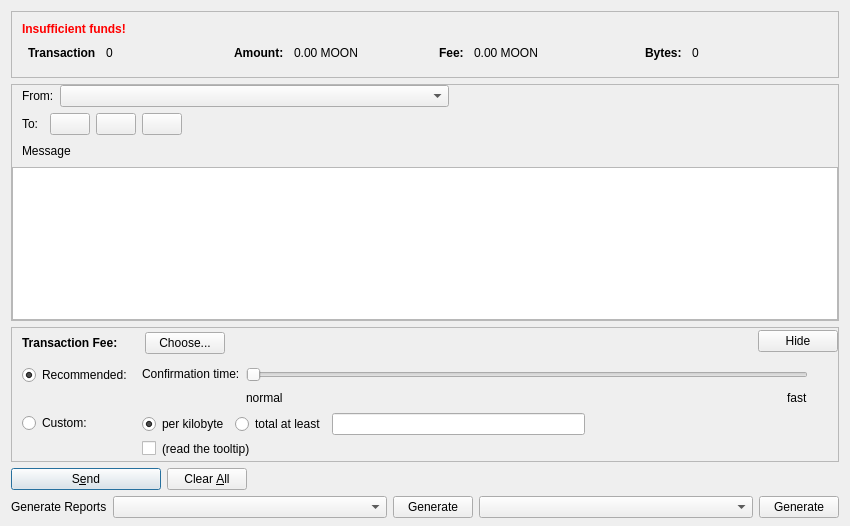
<?xml version="1.0" encoding="UTF-8"?>
<ui version="4.0">
 <class>MoonWordDialog</class>
 <widget class="QDialog" name="MoonWordDialog">
  <property name="geometry">
   <rect>
    <x>0</x>
    <y>0</y>
    <width>850</width>
    <height>526</height>
   </rect>
  </property>
  <property name="windowTitle">
   <string>Send Coins</string>
  </property>
  <layout class="QVBoxLayout" name="verticalLayout" stretch="0,1,0,0,0">
   <property name="bottomMargin">
    <number>8</number>
   </property>
   <item>
    <widget class="QFrame" name="frameCoinControl">
     <property name="sizePolicy">
      <sizepolicy hsizetype="Expanding" vsizetype="Expanding">
       <horstretch>0</horstretch>
       <verstretch>0</verstretch>
      </sizepolicy>
     </property>
     <property name="maximumSize">
      <size>
       <width>16777215</width>
       <height>16777215</height>
      </size>
     </property>
     <property name="frameShape">
      <enum>QFrame::StyledPanel</enum>
     </property>
     <property name="frameShadow">
      <enum>QFrame::Sunken</enum>
     </property>
     <layout class="QVBoxLayout" name="verticalLayoutCoinControl2">
      <property name="spacing">
       <number>0</number>
      </property>
      <property name="leftMargin">
       <number>0</number>
      </property>
      <property name="topMargin">
       <number>0</number>
      </property>
      <property name="rightMargin">
       <number>0</number>
      </property>
      <property name="bottomMargin">
       <number>6</number>
      </property>
      <item>
       <layout class="QVBoxLayout" name="verticalLayoutCoinControl" stretch="0,0,1">
        <property name="spacing">
         <number>0</number>
        </property>
        <property name="leftMargin">
         <number>10</number>
        </property>
        <property name="topMargin">
         <number>10</number>
        </property>
        <item>
         <layout class="QHBoxLayout" name="horizontalLayoutCoinControl2" stretch="0,0">
          <property name="spacing">
           <number>8</number>
          </property>
          <property name="bottomMargin">
           <number>10</number>
          </property>
          <item>
           <widget class="QLabel" name="labelsuffFunds">
            <property name="enabled">
             <bool>true</bool>
            </property>
            <property name="font">
             <font>
              <weight>75</weight>
              <bold>true</bold>
             </font>
            </property>
            <property name="styleSheet">
             <string notr="true">color:red;font-weight:bold;</string>
            </property>
            <property name="text">
             <string>Insufficient funds!</string>
            </property>
            <property name="margin">
             <number>5</number>
            </property>
           </widget>
          </item>
          <item>
           <spacer name="horizontalSpacerCoinControl">
            <property name="orientation">
             <enum>Qt::Horizontal</enum>
            </property>
            <property name="sizeHint" stdset="0">
             <size>
              <width>40</width>
              <height>1</height>
             </size>
            </property>
           </spacer>
          </item>
         </layout>
        </item>
        <item>
         <widget class="QWidget" name="widgetCoinControl" native="true">
          <property name="sizePolicy">
           <sizepolicy hsizetype="Preferred" vsizetype="Preferred">
            <horstretch>0</horstretch>
            <verstretch>0</verstretch>
           </sizepolicy>
          </property>
          <property name="minimumSize">
           <size>
            <width>0</width>
            <height>0</height>
           </size>
          </property>
          <property name="styleSheet">
           <string notr="true"/>
          </property>
          <layout class="QHBoxLayout" name="horizontalLayoutCoinControl5">
           <property name="leftMargin">
            <number>0</number>
           </property>
           <property name="topMargin">
            <number>0</number>
           </property>
           <property name="rightMargin">
            <number>0</number>
           </property>
           <property name="bottomMargin">
            <number>0</number>
           </property>
           <item>
            <layout class="QHBoxLayout" name="horizontalLayoutCoinControl3" stretch="0,0,0,0">
             <property name="spacing">
              <number>6</number>
             </property>
             <property name="topMargin">
              <number>0</number>
             </property>
             <property name="bottomMargin">
              <number>10</number>
             </property>
             <item>
              <layout class="QFormLayout" name="formLayoutCoinControl1">
               <property name="horizontalSpacing">
                <number>10</number>
               </property>
               <property name="verticalSpacing">
                <number>10</number>
               </property>
               <property name="leftMargin">
                <number>6</number>
               </property>
               <property name="topMargin">
                <number>0</number>
               </property>
               <property name="rightMargin">
                <number>6</number>
               </property>
               <item row="0" column="0">
                <widget class="QLabel" name="labelCoinControlQuantityText">
                 <property name="font">
                  <font>
                   <weight>75</weight>
                   <bold>true</bold>
                  </font>
                 </property>
                 <property name="text">
                  <string>Transaction</string>
                 </property>
                 <property name="margin">
                  <number>0</number>
                 </property>
                </widget>
               </item>
               <item row="0" column="1">
                <widget class="QLabel" name="labelTransactionCount">
                 <property name="cursor">
                  <cursorShape>IBeamCursor</cursorShape>
                 </property>
                 <property name="contextMenuPolicy">
                  <enum>Qt::ActionsContextMenu</enum>
                 </property>
                 <property name="text">
                  <string notr="true">0</string>
                 </property>
                 <property name="margin">
                  <number>0</number>
                 </property>
                 <property name="textInteractionFlags">
                  <set>Qt::LinksAccessibleByMouse|Qt::TextSelectableByKeyboard|Qt::TextSelectableByMouse</set>
                 </property>
                </widget>
               </item>
              </layout>
             </item>
             <item>
              <layout class="QFormLayout" name="formLayoutCoinControl2">
               <property name="horizontalSpacing">
                <number>10</number>
               </property>
               <property name="verticalSpacing">
                <number>10</number>
               </property>
               <property name="leftMargin">
                <number>6</number>
               </property>
               <property name="topMargin">
                <number>0</number>
               </property>
               <property name="rightMargin">
                <number>6</number>
               </property>
               <item row="0" column="0">
                <widget class="QLabel" name="labelCoinControlAmountText">
                 <property name="font">
                  <font>
                   <weight>75</weight>
                   <bold>true</bold>
                  </font>
                 </property>
                 <property name="text">
                  <string>Amount:</string>
                 </property>
                 <property name="margin">
                  <number>0</number>
                 </property>
                </widget>
               </item>
               <item row="0" column="1">
                <widget class="QLabel" name="labelAmount">
                 <property name="cursor">
                  <cursorShape>IBeamCursor</cursorShape>
                 </property>
                 <property name="contextMenuPolicy">
                  <enum>Qt::ActionsContextMenu</enum>
                 </property>
                 <property name="text">
                  <string notr="true">0.00 MOON</string>
                 </property>
                 <property name="textInteractionFlags">
                  <set>Qt::LinksAccessibleByMouse|Qt::TextSelectableByKeyboard|Qt::TextSelectableByMouse</set>
                 </property>
                </widget>
               </item>
              </layout>
             </item>
             <item>
              <layout class="QFormLayout" name="formLayoutCoinControl3">
               <property name="horizontalSpacing">
                <number>10</number>
               </property>
               <property name="verticalSpacing">
                <number>10</number>
               </property>
               <property name="leftMargin">
                <number>6</number>
               </property>
               <property name="topMargin">
                <number>0</number>
               </property>
               <property name="rightMargin">
                <number>6</number>
               </property>
               <item row="0" column="0">
                <widget class="QLabel" name="labelCoinControlFeeText">
                 <property name="font">
                  <font>
                   <weight>75</weight>
                   <bold>true</bold>
                  </font>
                 </property>
                 <property name="text">
                  <string>Fee:</string>
                 </property>
                 <property name="margin">
                  <number>0</number>
                 </property>
                </widget>
               </item>
               <item row="0" column="1">
                <widget class="QLabel" name="labelFee">
                 <property name="cursor">
                  <cursorShape>IBeamCursor</cursorShape>
                 </property>
                 <property name="contextMenuPolicy">
                  <enum>Qt::ActionsContextMenu</enum>
                 </property>
                 <property name="text">
                  <string notr="true">0.00 MOON</string>
                 </property>
                 <property name="textInteractionFlags">
                  <set>Qt::LinksAccessibleByMouse|Qt::TextSelectableByKeyboard|Qt::TextSelectableByMouse</set>
                 </property>
                </widget>
               </item>
              </layout>
             </item>
             <item>
              <layout class="QFormLayout" name="formLayoutCoinControl4">
               <property name="horizontalSpacing">
                <number>10</number>
               </property>
               <property name="verticalSpacing">
                <number>10</number>
               </property>
               <property name="leftMargin">
                <number>6</number>
               </property>
               <property name="topMargin">
                <number>0</number>
               </property>
               <property name="rightMargin">
                <number>6</number>
               </property>
               <item row="0" column="0">
                <widget class="QLabel" name="labelBytesText">
                 <property name="font">
                  <font>
                   <weight>75</weight>
                   <bold>true</bold>
                  </font>
                 </property>
                 <property name="text">
                  <string>Bytes:</string>
                 </property>
                </widget>
               </item>
               <item row="0" column="1">
                <widget class="QLabel" name="labelBytes">
                 <property name="cursor">
                  <cursorShape>IBeamCursor</cursorShape>
                 </property>
                 <property name="contextMenuPolicy">
                  <enum>Qt::ActionsContextMenu</enum>
                 </property>
                 <property name="text">
                  <string notr="true">0</string>
                 </property>
                 <property name="textInteractionFlags">
                  <set>Qt::LinksAccessibleByMouse|Qt::TextSelectableByKeyboard|Qt::TextSelectableByMouse</set>
                 </property>
                </widget>
               </item>
              </layout>
             </item>
            </layout>
           </item>
          </layout>
         </widget>
        </item>
        <item>
         <spacer name="verticalSpacerCoinControl">
          <property name="orientation">
           <enum>Qt::Vertical</enum>
          </property>
          <property name="sizeHint" stdset="0">
           <size>
            <width>800</width>
            <height>1</height>
           </size>
          </property>
         </spacer>
        </item>
       </layout>
      </item>
     </layout>
    </widget>
   </item>
   <item>
    <widget class="QScrollArea" name="scrollArea">
     <property name="widgetResizable">
      <bool>true</bool>
     </property>
     <widget class="QWidget" name="scrollAreaWidgetContents">
      <property name="geometry">
       <rect>
        <x>0</x>
        <y>0</y>
        <width>816</width>
        <height>168</height>
       </rect>
      </property>
      <layout class="QVBoxLayout" name="verticalLayout_2" stretch="0">
       <property name="leftMargin">
        <number>0</number>
       </property>
       <property name="topMargin">
        <number>0</number>
       </property>
       <property name="rightMargin">
        <number>0</number>
       </property>
       <property name="bottomMargin">
        <number>0</number>
       </property>
       <item>
        <layout class="QVBoxLayout" name="verticalLayout_4">
         <item>
          <layout class="QHBoxLayout" name="horizontalLayout_4">
           <item>
            <spacer name="horizontalSpacer_10">
             <property name="orientation">
              <enum>Qt::Horizontal</enum>
             </property>
             <property name="sizeType">
              <enum>QSizePolicy::Fixed</enum>
             </property>
             <property name="sizeHint" stdset="0">
              <size>
               <width>10</width>
               <height>20</height>
              </size>
             </property>
            </spacer>
           </item>
           <item>
            <widget class="QLabel" name="label_3">
             <property name="text">
              <string>From:</string>
             </property>
            </widget>
           </item>
           <item>
            <widget class="QComboBox" name="cB_from">
             <property name="sizePolicy">
              <sizepolicy hsizetype="Expanding" vsizetype="Fixed">
               <horstretch>0</horstretch>
               <verstretch>0</verstretch>
              </sizepolicy>
             </property>
            </widget>
           </item>
           <item>
            <spacer name="horizontalSpacer_8">
             <property name="orientation">
              <enum>Qt::Horizontal</enum>
             </property>
             <property name="sizeHint" stdset="0">
              <size>
               <width>40</width>
               <height>20</height>
              </size>
             </property>
            </spacer>
           </item>
          </layout>
         </item>
         <item>
          <layout class="QHBoxLayout" name="horizontalLayout_5">
           <item>
            <spacer name="horizontalSpacer_11">
             <property name="orientation">
              <enum>Qt::Horizontal</enum>
             </property>
             <property name="sizeType">
              <enum>QSizePolicy::Fixed</enum>
             </property>
             <property name="sizeHint" stdset="0">
              <size>
               <width>10</width>
               <height>20</height>
              </size>
             </property>
            </spacer>
           </item>
           <item>
            <widget class="QLabel" name="label_4">
             <property name="text">
              <string>To:</string>
             </property>
            </widget>
           </item>
           <item>
            <widget class="QValidatedLineEdit" name="payTo" native="true"/>
           </item>
           <item>
            <widget class="QPushButton" name="addressBookButton">
             <property name="text">
              <string/>
             </property>
            </widget>
           </item>
           <item>
            <widget class="QPushButton" name="pasteButton">
             <property name="text">
              <string/>
             </property>
            </widget>
           </item>
           <item>
            <widget class="QPushButton" name="deleteButton">
             <property name="text">
              <string/>
             </property>
            </widget>
           </item>
           <item>
            <spacer name="horizontalSpacer_9">
             <property name="orientation">
              <enum>Qt::Horizontal</enum>
             </property>
             <property name="sizeHint" stdset="0">
              <size>
               <width>40</width>
               <height>20</height>
              </size>
             </property>
            </spacer>
           </item>
          </layout>
         </item>
         <item>
          <layout class="QHBoxLayout" name="horizontalLayout_6">
           <item>
            <spacer name="horizontalSpacer_12">
             <property name="orientation">
              <enum>Qt::Horizontal</enum>
             </property>
             <property name="sizeType">
              <enum>QSizePolicy::Fixed</enum>
             </property>
             <property name="sizeHint" stdset="0">
              <size>
               <width>10</width>
               <height>20</height>
              </size>
             </property>
            </spacer>
           </item>
           <item>
            <widget class="QLabel" name="label_5">
             <property name="text">
              <string>Message</string>
             </property>
            </widget>
           </item>
          </layout>
         </item>
         <item>
          <layout class="QHBoxLayout" name="horizontalLayout_7">
           <item>
            <widget class="QPlainTextEdit" name="textEdit_message"/>
           </item>
          </layout>
         </item>
        </layout>
       </item>
      </layout>
     </widget>
    </widget>
   </item>
   <item>
    <widget class="QFrame" name="frameFee">
     <property name="sizePolicy">
      <sizepolicy hsizetype="Expanding" vsizetype="Expanding">
       <horstretch>0</horstretch>
       <verstretch>0</verstretch>
      </sizepolicy>
     </property>
     <property name="maximumSize">
      <size>
       <width>16777215</width>
       <height>16777215</height>
      </size>
     </property>
     <property name="frameShape">
      <enum>QFrame::StyledPanel</enum>
     </property>
     <property name="frameShadow">
      <enum>QFrame::Sunken</enum>
     </property>
     <layout class="QVBoxLayout" name="verticalLayoutFee1">
      <property name="spacing">
       <number>0</number>
      </property>
      <property name="leftMargin">
       <number>0</number>
      </property>
      <property name="topMargin">
       <number>0</number>
      </property>
      <property name="rightMargin">
       <number>0</number>
      </property>
      <property name="bottomMargin">
       <number>0</number>
      </property>
      <item>
       <layout class="QVBoxLayout" name="verticalLayoutFee2" stretch="0,0,0">
        <property name="spacing">
         <number>0</number>
        </property>
        <property name="leftMargin">
         <number>10</number>
        </property>
        <property name="topMargin">
         <number>0</number>
        </property>
        <item>
         <layout class="QHBoxLayout" name="horizontalLayoutFee1">
          <property name="bottomMargin">
           <number>0</number>
          </property>
          <item>
           <layout class="QVBoxLayout" name="verticalLayoutFee7">
            <property name="spacing">
             <number>0</number>
            </property>
            <item>
             <spacer name="verticalSpacerSmartFee">
              <property name="orientation">
               <enum>Qt::Vertical</enum>
              </property>
              <property name="sizeType">
               <enum>QSizePolicy::Fixed</enum>
              </property>
              <property name="sizeHint" stdset="0">
               <size>
                <width>1</width>
                <height>4</height>
               </size>
              </property>
             </spacer>
            </item>
            <item>
             <layout class="QHBoxLayout" name="horizontalLayoutSmartFee">
              <property name="spacing">
               <number>10</number>
              </property>
              <item>
               <widget class="QLabel" name="labelFeeHeadline">
                <property name="sizePolicy">
                 <sizepolicy hsizetype="Preferred" vsizetype="Maximum">
                  <horstretch>0</horstretch>
                  <verstretch>0</verstretch>
                 </sizepolicy>
                </property>
                <property name="font">
                 <font>
                  <weight>75</weight>
                  <bold>true</bold>
                 </font>
                </property>
                <property name="styleSheet">
                 <string notr="true">font-weight:bold;</string>
                </property>
                <property name="text">
                 <string>Transaction Fee:</string>
                </property>
               </widget>
              </item>
              <item>
               <widget class="QLabel" name="labelFeeMinimized">
                <property name="text">
                 <string/>
                </property>
               </widget>
              </item>
              <item>
               <widget class="QPushButton" name="buttonChooseFee">
                <property name="text">
                 <string>Choose...</string>
                </property>
               </widget>
              </item>
             </layout>
            </item>
            <item>
             <spacer name="verticalSpacer_5">
              <property name="orientation">
               <enum>Qt::Vertical</enum>
              </property>
              <property name="sizeHint" stdset="0">
               <size>
                <width>1</width>
                <height>1</height>
               </size>
              </property>
             </spacer>
            </item>
           </layout>
          </item>
          <item>
           <spacer name="horizontalSpacer_4">
            <property name="orientation">
             <enum>Qt::Horizontal</enum>
            </property>
            <property name="sizeHint" stdset="0">
             <size>
              <width>40</width>
              <height>20</height>
             </size>
            </property>
           </spacer>
          </item>
          <item>
           <widget class="QPushButton" name="buttonMinimizeFee">
            <property name="toolTip">
             <string>collapse fee-settings</string>
            </property>
            <property name="text">
             <string>Hide</string>
            </property>
           </widget>
          </item>
         </layout>
        </item>
        <item>
         <widget class="QFrame" name="frameFeeSelection">
          <layout class="QVBoxLayout" name="verticalLayoutFee12">
           <property name="spacing">
            <number>0</number>
           </property>
           <property name="leftMargin">
            <number>0</number>
           </property>
           <property name="topMargin">
            <number>0</number>
           </property>
           <property name="rightMargin">
            <number>0</number>
           </property>
           <property name="bottomMargin">
            <number>0</number>
           </property>
           <item>
            <layout class="QGridLayout" name="gridLayoutFee">
             <property name="topMargin">
              <number>10</number>
             </property>
             <property name="bottomMargin">
              <number>4</number>
             </property>
             <property name="horizontalSpacing">
              <number>10</number>
             </property>
             <property name="verticalSpacing">
              <number>4</number>
             </property>
             <item row="1" column="1">
              <layout class="QVBoxLayout" name="verticalLayoutFee8">
               <property name="spacing">
                <number>6</number>
               </property>
               <item>
                <layout class="QHBoxLayout" name="horizontalLayoutFee13">
                 <item>
                  <widget class="QRadioButton" name="radioCustomPerKilobyte">
                   <property name="toolTip">
                    <string>If the custom fee is set to 1000 satoshis and the transaction is only 250 bytes, then &quot;per kilobyte&quot; only pays 250 satoshis in fee, while &quot;total at least&quot; pays 1000 satoshis. For transactions bigger than a kilobyte both pay by kilobyte.</string>
                   </property>
                   <property name="text">
                    <string>per kilobyte</string>
                   </property>
                   <property name="checked">
                    <bool>true</bool>
                   </property>
                   <attribute name="buttonGroup">
                    <string notr="true">groupCustomFee</string>
                   </attribute>
                  </widget>
                 </item>
                 <item>
                  <widget class="QRadioButton" name="radioCustomAtLeast">
                   <property name="toolTip">
                    <string>If the custom fee is set to 1000 satoshis and the transaction is only 250 bytes, then &quot;per kilobyte&quot; only pays 250 satoshis in fee, while &quot;total at least&quot; pays 1000 satoshis. For transactions bigger than a kilobyte both pay by kilobyte.</string>
                   </property>
                   <property name="text">
                    <string>total at least</string>
                   </property>
                   <attribute name="buttonGroup">
                    <string notr="true">groupCustomFee</string>
                   </attribute>
                  </widget>
                 </item>
                 <item>
                  <widget class="BitcoinAmountField" name="customFee"/>
                 </item>
                 <item>
                  <spacer name="horizontalSpacer_6">
                   <property name="orientation">
                    <enum>Qt::Horizontal</enum>
                   </property>
                   <property name="sizeHint" stdset="0">
                    <size>
                     <width>1</width>
                     <height>1</height>
                    </size>
                   </property>
                  </spacer>
                 </item>
                </layout>
               </item>
               <item>
                <layout class="QHBoxLayout" name="horizontalLayoutFee8">
                 <item>
                  <widget class="QCheckBox" name="checkBoxMinimumFee">
                   <property name="toolTip">
                    <string>Paying only the minimum fee is just fine as long as there is less transaction volume than space in the blocks. But be aware that this can end up in a never confirming transaction once there is more demand for mooncoin transactions than the network can process.</string>
                   </property>
                   <property name="text">
                    <string/>
                   </property>
                  </widget>
                 </item>
                 <item>
                  <widget class="QLabel" name="labelMinFeeWarning">
                   <property name="enabled">
                    <bool>true</bool>
                   </property>
                   <property name="toolTip">
                    <string>Paying only the minimum fee is just fine as long as there is less transaction volume than space in the blocks. But be aware that this can end up in a never confirming transaction once there is more demand for mooncoin transactions than the network can process.</string>
                   </property>
                   <property name="text">
                    <string>(read the tooltip)</string>
                   </property>
                   <property name="margin">
                    <number>5</number>
                   </property>
                  </widget>
                 </item>
                 <item>
                  <spacer name="horizontalSpacer_2">
                   <property name="orientation">
                    <enum>Qt::Horizontal</enum>
                   </property>
                   <property name="sizeHint" stdset="0">
                    <size>
                     <width>1</width>
                     <height>1</height>
                    </size>
                   </property>
                  </spacer>
                 </item>
                </layout>
               </item>
              </layout>
             </item>
             <item row="0" column="0">
              <layout class="QVBoxLayout" name="verticalLayoutFee4" stretch="0,1">
               <item>
                <widget class="QRadioButton" name="radioSmartFee">
                 <property name="text">
                  <string>Recommended:</string>
                 </property>
                 <property name="checked">
                  <bool>true</bool>
                 </property>
                 <attribute name="buttonGroup">
                  <string notr="true">groupFee</string>
                 </attribute>
                </widget>
               </item>
               <item>
                <spacer name="verticalSpacer_2">
                 <property name="orientation">
                  <enum>Qt::Vertical</enum>
                 </property>
                 <property name="sizeHint" stdset="0">
                  <size>
                   <width>1</width>
                   <height>1</height>
                  </size>
                 </property>
                </spacer>
               </item>
              </layout>
             </item>
             <item row="1" column="0">
              <layout class="QVBoxLayout" name="verticalLayoutFee9" stretch="0,1">
               <item>
                <widget class="QRadioButton" name="radioCustomFee">
                 <property name="text">
                  <string>Custom:</string>
                 </property>
                 <attribute name="buttonGroup">
                  <string notr="true">groupFee</string>
                 </attribute>
                </widget>
               </item>
               <item>
                <spacer name="verticalSpacer_6">
                 <property name="orientation">
                  <enum>Qt::Vertical</enum>
                 </property>
                 <property name="sizeHint" stdset="0">
                  <size>
                   <width>1</width>
                   <height>1</height>
                  </size>
                 </property>
                </spacer>
               </item>
              </layout>
             </item>
             <item row="0" column="1">
              <layout class="QVBoxLayout" name="verticalLayoutFee3" stretch="0,1">
               <property name="spacing">
                <number>6</number>
               </property>
               <property name="topMargin">
                <number>2</number>
               </property>
               <item>
                <layout class="QHBoxLayout" name="horizontalLayoutFee9">
                 <item>
                  <layout class="QVBoxLayout" name="verticalLayoutFee6">
                   <item>
                    <widget class="QLabel" name="labelSmartFee3">
                     <property name="text">
                      <string>Confirmation time:</string>
                     </property>
                     <property name="margin">
                      <number>2</number>
                     </property>
                    </widget>
                   </item>
                   <item>
                    <spacer name="verticalSpacer_3">
                     <property name="orientation">
                      <enum>Qt::Vertical</enum>
                     </property>
                     <property name="sizeHint" stdset="0">
                      <size>
                       <width>1</width>
                       <height>1</height>
                      </size>
                     </property>
                    </spacer>
                   </item>
                  </layout>
                 </item>
                 <item>
                  <layout class="QVBoxLayout" name="verticalLayoutFee5">
                   <property name="rightMargin">
                    <number>30</number>
                   </property>
                   <item>
                    <widget class="QSlider" name="sliderSmartFee">
                     <property name="minimum">
                      <number>0</number>
                     </property>
                     <property name="maximum">
                      <number>24</number>
                     </property>
                     <property name="pageStep">
                      <number>1</number>
                     </property>
                     <property name="value">
                      <number>0</number>
                     </property>
                     <property name="orientation">
                      <enum>Qt::Horizontal</enum>
                     </property>
                     <property name="invertedAppearance">
                      <bool>false</bool>
                     </property>
                     <property name="invertedControls">
                      <bool>false</bool>
                     </property>
                     <property name="tickPosition">
                      <enum>QSlider::NoTicks</enum>
                     </property>
                    </widget>
                   </item>
                   <item>
                    <layout class="QHBoxLayout" name="horizontalLayoutFee10">
                     <item>
                      <widget class="QLabel" name="labelSmartFeeNormal">
                       <property name="text">
                        <string>normal</string>
                       </property>
                      </widget>
                     </item>
                     <item>
                      <spacer name="horizontalSpacer_3">
                       <property name="orientation">
                        <enum>Qt::Horizontal</enum>
                       </property>
                       <property name="sizeHint" stdset="0">
                        <size>
                         <width>40</width>
                         <height>20</height>
                        </size>
                       </property>
                      </spacer>
                     </item>
                     <item>
                      <widget class="QLabel" name="labelSmartFeeFast">
                       <property name="text">
                        <string>fast</string>
                       </property>
                      </widget>
                     </item>
                    </layout>
                   </item>
                  </layout>
                 </item>
                </layout>
               </item>
               <item>
                <spacer name="verticalSpacer_4">
                 <property name="orientation">
                  <enum>Qt::Vertical</enum>
                 </property>
                 <property name="sizeHint" stdset="0">
                  <size>
                   <width>1</width>
                   <height>1</height>
                  </size>
                 </property>
                </spacer>
               </item>
              </layout>
             </item>
            </layout>
           </item>
          </layout>
         </widget>
        </item>
        <item>
         <spacer name="verticalSpacerFee">
          <property name="orientation">
           <enum>Qt::Vertical</enum>
          </property>
          <property name="sizeHint" stdset="0">
           <size>
            <width>800</width>
            <height>1</height>
           </size>
          </property>
         </spacer>
        </item>
       </layout>
      </item>
     </layout>
    </widget>
   </item>
   <item>
    <layout class="QHBoxLayout" name="horizontalLayout">
     <item>
      <widget class="QPushButton" name="sendButton">
       <property name="minimumSize">
        <size>
         <width>150</width>
         <height>0</height>
        </size>
       </property>
       <property name="toolTip">
        <string>Confirm the send action</string>
       </property>
       <property name="text">
        <string>S&amp;end</string>
       </property>
       <property name="icon">
        <iconset>
         <normaloff>:/icons/send</normaloff>:/icons/send</iconset>
       </property>
       <property name="autoDefault">
        <bool>false</bool>
       </property>
       <property name="default">
        <bool>true</bool>
       </property>
      </widget>
     </item>
     <item>
      <widget class="QPushButton" name="clearButton">
       <property name="sizePolicy">
        <sizepolicy hsizetype="Minimum" vsizetype="Fixed">
         <horstretch>0</horstretch>
         <verstretch>0</verstretch>
        </sizepolicy>
       </property>
       <property name="toolTip">
        <string>Clear all fields of the form.</string>
       </property>
       <property name="text">
        <string>Clear &amp;All</string>
       </property>
       <property name="icon">
        <iconset>
         <normaloff>:/icons/remove</normaloff>:/icons/remove</iconset>
       </property>
       <property name="autoDefault">
        <bool>false</bool>
       </property>
      </widget>
     </item>
     <item>
      <spacer name="horizontalSpacer">
       <property name="orientation">
        <enum>Qt::Horizontal</enum>
       </property>
       <property name="sizeHint" stdset="0">
        <size>
         <width>40</width>
         <height>20</height>
        </size>
       </property>
      </spacer>
     </item>
     <item>
      <layout class="QHBoxLayout" name="horizontalLayout_2">
       <property name="spacing">
        <number>3</number>
       </property>
      </layout>
     </item>
    </layout>
   </item>
   <item>
    <layout class="QHBoxLayout" name="horizontalLayout_3">
     <item>
      <widget class="QLabel" name="label_2">
       <property name="text">
        <string>Generate Reports</string>
       </property>
      </widget>
     </item>
     <item>
      <widget class="QComboBox" name="cB_recipient">
       <property name="sizePolicy">
        <sizepolicy hsizetype="Expanding" vsizetype="Fixed">
         <horstretch>0</horstretch>
         <verstretch>0</verstretch>
        </sizepolicy>
       </property>
      </widget>
     </item>
     <item>
      <widget class="QPushButton" name="btn_generate">
       <property name="text">
        <string>Generate</string>
       </property>
      </widget>
     </item>
     <item>
      <widget class="QComboBox" name="cB_sent">
       <property name="sizePolicy">
        <sizepolicy hsizetype="Expanding" vsizetype="Fixed">
         <horstretch>0</horstretch>
         <verstretch>0</verstretch>
        </sizepolicy>
       </property>
      </widget>
     </item>
     <item>
      <widget class="QPushButton" name="btn_generate_sent">
       <property name="text">
        <string>Generate</string>
       </property>
      </widget>
     </item>
    </layout>
   </item>
  </layout>
 </widget>
 <customwidgets>
  <customwidget>
   <class>BitcoinAmountField</class>
   <extends>QLineEdit</extends>
   <header>bitcoinamountfield.h</header>
   <container>1</container>
  </customwidget>
  <customwidget>
   <class>QValidatedLineEdit</class>
   <extends>QWidget</extends>
   <header>qvalidatedlineedit.h</header>
  </customwidget>
 </customwidgets>
 <resources>
  <include location="../bitcoin.qrc"/>
 </resources>
 <connections/>
 <buttongroups>
  <buttongroup name="groupCustomFee"/>
  <buttongroup name="groupFee"/>
 </buttongroups>
</ui>
